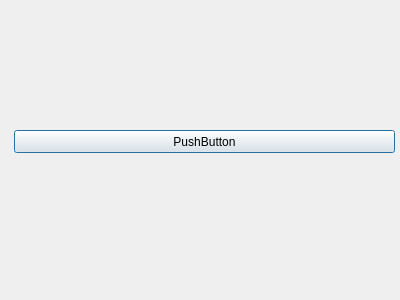
<?xml version="1.0" encoding="UTF-8"?>
<ui version="4.0">
 <class>Dialog</class>
 <widget class="QDialog" name="Dialog">
  <property name="geometry">
   <rect>
    <x>0</x>
    <y>0</y>
    <width>400</width>
    <height>300</height>
   </rect>
  </property>
  <property name="windowTitle">
   <string>Dialog</string>
  </property>
  <widget class="QPushButton" name="pushButton">
   <property name="geometry">
    <rect>
     <x>14</x>
     <y>130</y>
     <width>381</width>
     <height>23</height>
    </rect>
   </property>
   <property name="text">
    <string>PushButton</string>
   </property>
  </widget>
 </widget>
 <resources/>
 <connections/>
</ui>
